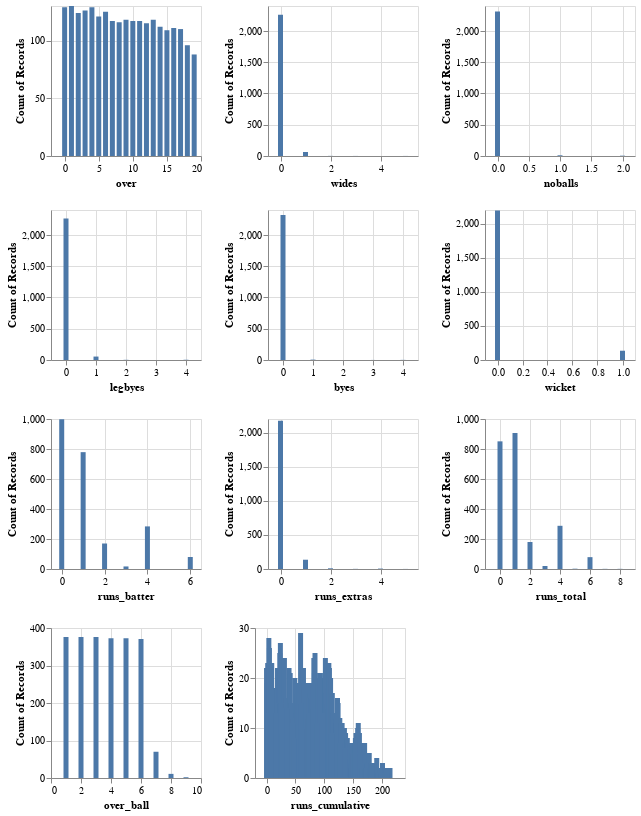

Here is the notebook cell this chart was saved with:
### Markdown cell above
The dataset contains 28 columns and 2328 observations related to cricket. The ratio of quantitative to categorical (ordinal and nominal) data is exactly 50:50. Note that the columns **player_out, player_out_id, fielder_name, fielders_id, and wicket_type** show a significant amount of missing values. Player_out and player_out_id may be missing due to inapplicability (e.g., no one is out), which results in fielder_name, fielder_id, and wicket_type being invalid in these observations. Thus, these missing data are likely classified as **missing at random(MAR)**. Given the complexity of imputing these values, they are unlikely to be included in our further analysis.

Note that, among the 28 columns, there were few attributes generated based on existing columns, and they are "over_ball", "inning", "runs_cumulative", and "powerplay". Although they are all integers, it is important to note that, only "overball" and "runs_cumulative" are quantitative, whereas "inning" and "powerplay" are categorical. Detailed calculations of these attributes are in the cricsheet-json-parsing.ipynb file.

### Code cell
def vis_bar(x_input):
    return alt.Chart(data).mark_bar().encode(
        x = x_input,
        y = "count()"
    ).properties(
        width = 150, 
        height = 150
    )

over = vis_bar("over")
wides = vis_bar("wides")
noballs = vis_bar("noballs")
legbyes = vis_bar("legbyes")
byes = vis_bar("byes")
wicket = vis_bar("wicket")
run_batter = vis_bar("runs_batter")
run_extras = vis_bar("runs_extras")
run_total = vis_bar("runs_total") 
over_ball = vis_bar("over_ball")
runs_cumulative = vis_bar("runs_cumulative") 

v1 = alt.hconcat(over, wides, noballs)
v2 = alt.hconcat(legbyes, byes, wicket)
v3 = alt.hconcat(run_batter, run_extras, run_total)
v4 = alt.hconcat(over_ball, runs_cumulative)
alt.vconcat(v1, v2, v3, v4)

### Figure 1 — Vega-Lite specification as saved in the notebook (floating-point values rounded to 4 significant figures; data arrays with more than 128 entries replaced by an {"elided": "..."} marker saying what was removed)
{"config": {"view": {"continuousWidth": 300, "continuousHeight": 300}}, "vconcat": [{"hconcat": [{"mark": {"type": "bar"}, "encoding": {"x": {"field": "over", "type": "quantitative"}, "y": {"aggregate": "count", "type": "quantitative"}}, "height": 150, "width": 150}, {"mark": {"type": "bar"}, "encoding": {"x": {"field": "wides", "type": "quantitative"}, "y": {"aggregate": "count", "type": "quantitative"}}, "height": 150, "width": 150}, {"mark": {"type": "bar"}, "encoding": {"x": {"field": "noballs", "type": "quantitative"}, "y": {"aggregate": "count", "type": "quantitative"}}, "height": 150, "width": 150}]}, {"hconcat": [{"mark": {"type": "bar"}, "encoding": {"x": {"field": "legbyes", "type": "quantitative"}, "y": {"aggregate": "count", "type": "quantitative"}}, "height": 150, "width": 150}, {"mark": {"type": "bar"}, "encoding": {"x": {"field": "byes", "type": "quantitative"}, "y": {"aggregate": "count", "type": "quantitative"}}, "height": 150, "width": 150}, {"mark": {"type": "bar"}, "encoding": {"x": {"field": "wicket", "type": "quantitative"}, "y": {"aggregate": "count", "type": "quantitative"}}, "height": 150, "width": 150}]}, {"hconcat": [{"mark": {"type": "bar"}, "encoding": {"x": {"field": "runs_batter", "type": "quantitative"}, "y": {"aggregate": "count", "type": "quantitative"}}, "height": 150, "width": 150}, {"mark": {"type": "bar"}, "encoding": {"x": {"field": "runs_extras", "type": "quantitative"}, "y": {"aggregate": "count", "type": "quantitative"}}, "height": 150, "width": 150}, {"mark": {"type": "bar"}, "encoding": {"x": {"field": "runs_total", "type": "quantitative"}, "y": {"aggregate": "count", "type": "quantitative"}}, "height": 150, "width": 150}]}, {"hconcat": [{"mark": {"type": "bar"}, "encoding": {"x": {"field": "over_ball", "type": "quantitative"}, "y": {"aggregate": "count", "type": "quantitative"}}, "height": 150, "width": 150}, {"mark": {"type": "bar"}, "encoding": {"x": {"field": "runs_cumulative", "type": "quantitative"}, "y": {"aggregate": "count", "type": "quantitative"}}, "height": 150, "width": 150}]}], "data": {"name": "data-f53324d30e7a43de0dce1a835cac08d3"}, "$schema": "https://vega.github.io/schema/vega-lite/v5.16.3.json", "datasets": {"data-f53324d30e7a43de0dce1a835cac08d3": {"elided": "2328 records"}}}
